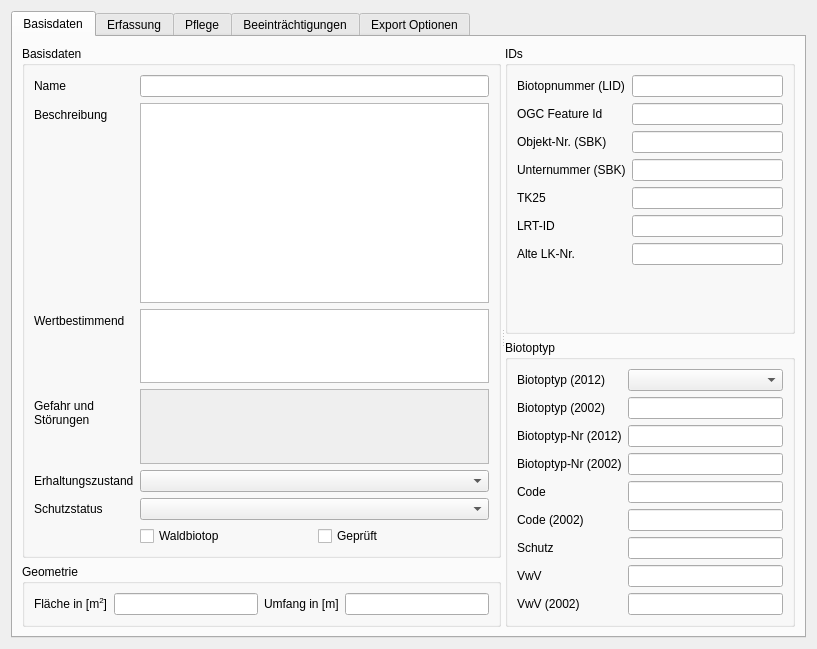
<?xml version="1.0" encoding="UTF-8"?>
<ui version="4.0">
 <class>Form</class>
 <widget class="QWidget" name="Form">
  <property name="geometry">
   <rect>
    <x>0</x>
    <y>0</y>
    <width>817</width>
    <height>649</height>
   </rect>
  </property>
  <property name="windowTitle">
   <string>Form</string>
  </property>
  <layout class="QVBoxLayout" name="verticalLayout_18">
   <item>
    <widget class="QTabWidget" name="tabWidget">
     <property name="currentIndex">
      <number>0</number>
     </property>
     <property name="tabsClosable">
      <bool>false</bool>
     </property>
     <property name="movable">
      <bool>false</bool>
     </property>
     <widget class="QWidget" name="tab">
      <attribute name="title">
       <string>Basisdaten</string>
      </attribute>
      <layout class="QVBoxLayout" name="verticalLayout_4">
       <item>
        <widget class="QSplitter" name="splitter">
         <property name="orientation">
          <enum>Qt::Horizontal</enum>
         </property>
         <widget class="QWidget" name="layoutWidget">
          <layout class="QVBoxLayout" name="verticalLayout">
           <item>
            <widget class="QGroupBox" name="groupBox">
             <property name="title">
              <string>Basisdaten</string>
             </property>
             <layout class="QFormLayout" name="formLayout">
              <item row="0" column="0">
               <widget class="QLabel" name="label">
                <property name="text">
                 <string>Name</string>
                </property>
               </widget>
              </item>
              <item row="0" column="1">
               <widget class="QLineEdit" name="name"/>
              </item>
              <item row="1" column="0">
               <widget class="QLabel" name="label_2">
                <property name="text">
                 <string>Beschreibung</string>
                </property>
               </widget>
              </item>
              <item row="1" column="1">
               <widget class="QPlainTextEdit" name="beschreibung">
                <property name="minimumSize">
                 <size>
                  <width>250</width>
                  <height>200</height>
                 </size>
                </property>
               </widget>
              </item>
              <item row="2" column="0">
               <widget class="QLabel" name="label_4">
                <property name="text">
                 <string>Wertbestimmend</string>
                </property>
               </widget>
              </item>
              <item row="2" column="1">
               <widget class="QPlainTextEdit" name="wertbestimmend">
                <property name="minimumSize">
                 <size>
                  <width>250</width>
                  <height>50</height>
                 </size>
                </property>
               </widget>
              </item>
              <item row="3" column="0">
               <widget class="QLabel" name="label_8">
                <property name="text">
                 <string>&lt;html&gt;&lt;head/&gt;&lt;body&gt;&lt;p&gt;Gefahr und&lt;br/&gt;Störungen&lt;/p&gt;&lt;/body&gt;&lt;/html&gt;</string>
                </property>
               </widget>
              </item>
              <item row="3" column="1">
               <widget class="QPlainTextEdit" name="plainTextEditStoerungUndGefahr">
                <property name="enabled">
                 <bool>false</bool>
                </property>
                <property name="minimumSize">
                 <size>
                  <width>0</width>
                  <height>50</height>
                 </size>
                </property>
               </widget>
              </item>
              <item row="4" column="0">
               <widget class="QLabel" name="label_3">
                <property name="text">
                 <string>Erhaltungszustand</string>
                </property>
               </widget>
              </item>
              <item row="4" column="1">
               <widget class="QComboBox" name="erhaltungszustand"/>
              </item>
              <item row="5" column="0">
               <widget class="QLabel" name="label_5">
                <property name="text">
                 <string>Schutzstatus</string>
                </property>
               </widget>
              </item>
              <item row="5" column="1">
               <widget class="QComboBox" name="schutzstatus"/>
              </item>
              <item row="6" column="1">
               <layout class="QHBoxLayout" name="horizontalLayout">
                <item>
                 <widget class="QCheckBox" name="waldbiotop">
                  <property name="text">
                   <string>Waldbiotop</string>
                  </property>
                 </widget>
                </item>
                <item>
                 <widget class="QCheckBox" name="geprueft">
                  <property name="text">
                   <string>Geprüft</string>
                  </property>
                 </widget>
                </item>
               </layout>
              </item>
             </layout>
            </widget>
           </item>
           <item>
            <widget class="QGroupBox" name="groupBox_4">
             <property name="title">
              <string>Geometrie</string>
             </property>
             <layout class="QHBoxLayout" name="horizontalLayout_2">
              <item>
               <widget class="QLabel" name="label_9">
                <property name="text">
                 <string>&lt;html&gt;&lt;head/&gt;&lt;body&gt;&lt;p&gt;Fläche in [m&lt;span style=&quot; vertical-align:super;&quot;&gt;2&lt;/span&gt;]&lt;/p&gt;&lt;/body&gt;&lt;/html&gt;</string>
                </property>
               </widget>
              </item>
              <item>
               <widget class="QLineEdit" name="lineEditFlaeche">
                <property name="enabled">
                 <bool>true</bool>
                </property>
                <property name="frame">
                 <bool>true</bool>
                </property>
                <property name="readOnly">
                 <bool>true</bool>
                </property>
               </widget>
              </item>
              <item>
               <widget class="QLabel" name="label_10">
                <property name="text">
                 <string>Umfang in [m]</string>
                </property>
               </widget>
              </item>
              <item>
               <widget class="QLineEdit" name="lineEditUmfang">
                <property name="frame">
                 <bool>true</bool>
                </property>
                <property name="readOnly">
                 <bool>true</bool>
                </property>
               </widget>
              </item>
             </layout>
            </widget>
           </item>
          </layout>
         </widget>
         <widget class="QWidget" name="layoutWidget">
          <layout class="QVBoxLayout" name="verticalLayout_3">
           <item>
            <widget class="QGroupBox" name="groupBox_2">
             <property name="title">
              <string>IDs</string>
             </property>
             <layout class="QFormLayout" name="formLayout_2">
              <item row="0" column="0">
               <widget class="QLabel" name="label_14">
                <property name="text">
                 <string>Biotopnummer (LID)</string>
                </property>
               </widget>
              </item>
              <item row="0" column="1">
               <widget class="QLineEdit" name="objnr"/>
              </item>
              <item row="1" column="0">
               <widget class="QLabel" name="label_11">
                <property name="text">
                 <string>OGC Feature Id</string>
                </property>
               </widget>
              </item>
              <item row="1" column="1">
               <widget class="QLineEdit" name="ogc_fid"/>
              </item>
              <item row="2" column="0">
               <widget class="QLabel" name="label_12">
                <property name="text">
                 <string>Objekt-Nr. (SBK)</string>
                </property>
               </widget>
              </item>
              <item row="2" column="1">
               <widget class="QLineEdit" name="objnr_sbk"/>
              </item>
              <item row="3" column="0">
               <widget class="QLabel" name="label_13">
                <property name="text">
                 <string>Unternummer (SBK)</string>
                </property>
               </widget>
              </item>
              <item row="3" column="1">
               <widget class="QLineEdit" name="unr"/>
              </item>
              <item row="4" column="0">
               <widget class="QLabel" name="label_16">
                <property name="text">
                 <string>TK25</string>
                </property>
               </widget>
              </item>
              <item row="4" column="1">
               <widget class="QLineEdit" name="tk25"/>
              </item>
              <item row="5" column="0">
               <widget class="QLabel" name="label_15">
                <property name="text">
                 <string>LRT-ID</string>
                </property>
               </widget>
              </item>
              <item row="5" column="1">
               <widget class="QLineEdit" name="lrt_id"/>
              </item>
              <item row="6" column="0">
               <widget class="QLabel" name="label_17">
                <property name="text">
                 <string>Alte LK-Nr.</string>
                </property>
               </widget>
              </item>
              <item row="6" column="1">
               <widget class="QLineEdit" name="objnr_landkreise"/>
              </item>
             </layout>
            </widget>
           </item>
           <item>
            <widget class="QGroupBox" name="groupBox_3">
             <property name="title">
              <string>Biotoptyp</string>
             </property>
             <layout class="QFormLayout" name="formLayout_3">
              <item row="0" column="0">
               <widget class="QLabel" name="label_18">
                <property name="text">
                 <string>Biotoptyp (2012)</string>
                </property>
               </widget>
              </item>
              <item row="0" column="1">
               <widget class="QComboBox" name="biotoptyp2_art_nr"/>
              </item>
              <item row="1" column="0">
               <widget class="QLabel" name="label_19">
                <property name="text">
                 <string>Biotoptyp (2002)</string>
                </property>
               </widget>
              </item>
              <item row="2" column="0">
               <widget class="QLabel" name="label_39">
                <property name="text">
                 <string>Biotoptyp-Nr (2012)</string>
                </property>
               </widget>
              </item>
              <item row="2" column="1">
               <widget class="QLineEdit" name="biotoptyp2_art_nr_orig">
                <property name="readOnly">
                 <bool>true</bool>
                </property>
               </widget>
              </item>
              <item row="3" column="0">
               <widget class="QLabel" name="label_34">
                <property name="text">
                 <string>Biotoptyp-Nr (2002)</string>
                </property>
               </widget>
              </item>
              <item row="3" column="1">
               <widget class="QLineEdit" name="biotoptyp_art_nr_orig">
                <property name="readOnly">
                 <bool>true</bool>
                </property>
               </widget>
              </item>
              <item row="4" column="0">
               <widget class="QLabel" name="label_35">
                <property name="text">
                 <string>Code</string>
                </property>
               </widget>
              </item>
              <item row="4" column="1">
               <widget class="QLineEdit" name="lineEditCode2010">
                <property name="readOnly">
                 <bool>true</bool>
                </property>
               </widget>
              </item>
              <item row="5" column="0">
               <widget class="QLabel" name="label_36">
                <property name="text">
                 <string>Code (2002)</string>
                </property>
               </widget>
              </item>
              <item row="5" column="1">
               <widget class="QLineEdit" name="lineEditCode2002">
                <property name="readOnly">
                 <bool>true</bool>
                </property>
               </widget>
              </item>
              <item row="6" column="0">
               <widget class="QLabel" name="label_41">
                <property name="text">
                 <string>Schutz</string>
                </property>
               </widget>
              </item>
              <item row="6" column="1">
               <widget class="QLineEdit" name="lineEditSchutz2010">
                <property name="readOnly">
                 <bool>true</bool>
                </property>
               </widget>
              </item>
              <item row="7" column="0">
               <widget class="QLabel" name="label_40">
                <property name="text">
                 <string>VwV</string>
                </property>
               </widget>
              </item>
              <item row="7" column="1">
               <widget class="QLineEdit" name="lineEditVwV2010">
                <property name="readOnly">
                 <bool>true</bool>
                </property>
               </widget>
              </item>
              <item row="8" column="0">
               <widget class="QLabel" name="label_38">
                <property name="text">
                 <string>VwV (2002)</string>
                </property>
               </widget>
              </item>
              <item row="8" column="1">
               <widget class="QLineEdit" name="lineEditVwV2002">
                <property name="readOnly">
                 <bool>true</bool>
                </property>
               </widget>
              </item>
              <item row="1" column="1">
               <widget class="QLineEdit" name="lineEditBiotopArtNr">
                <property name="readOnly">
                 <bool>true</bool>
                </property>
               </widget>
              </item>
             </layout>
            </widget>
           </item>
          </layout>
         </widget>
        </widget>
       </item>
      </layout>
     </widget>
     <widget class="QWidget" name="Erfassung">
      <attribute name="title">
       <string>Erfassung</string>
      </attribute>
      <layout class="QVBoxLayout" name="verticalLayout_17">
       <item>
        <layout class="QHBoxLayout" name="horizontalLayout_6">
         <item>
          <widget class="QGroupBox" name="groupBox_5">
           <property name="title">
            <string>Erfassung</string>
           </property>
           <layout class="QGridLayout" name="gridLayout">
            <item row="0" column="0">
             <layout class="QVBoxLayout" name="verticalLayout_7">
              <item>
               <widget class="QLabel" name="label_20">
                <property name="text">
                 <string>Kartierer</string>
                </property>
               </widget>
              </item>
              <item>
               <widget class="QComboBox" name="erfassung_wer">
                <property name="sizePolicy">
                 <sizepolicy hsizetype="Expanding" vsizetype="Fixed">
                  <horstretch>0</horstretch>
                  <verstretch>0</verstretch>
                 </sizepolicy>
                </property>
                <property name="minimumSize">
                 <size>
                  <width>200</width>
                  <height>0</height>
                 </size>
                </property>
               </widget>
              </item>
             </layout>
            </item>
            <item row="0" column="1">
             <layout class="QVBoxLayout" name="verticalLayout_6">
              <item>
               <widget class="QLabel" name="label_21">
                <property name="text">
                 <string>Kartierungsdatum</string>
                </property>
               </widget>
              </item>
              <item>
               <widget class="QgsDateTimeEdit" name="erfassung_wann"/>
              </item>
             </layout>
            </item>
            <item row="1" column="0" colspan="2">
             <layout class="QVBoxLayout" name="verticalLayout_5">
              <item>
               <widget class="QLabel" name="label_22">
                <property name="text">
                 <string>Herkunft der Daten</string>
                </property>
               </widget>
              </item>
              <item>
               <widget class="QPlainTextEdit" name="erfassung_bemerkung"/>
              </item>
             </layout>
            </item>
           </layout>
          </widget>
         </item>
         <item>
          <widget class="QGroupBox" name="groupBox_8">
           <property name="title">
            <string>Bekanntmachung</string>
           </property>
           <layout class="QGridLayout" name="gridLayout_2">
            <item row="0" column="0">
             <layout class="QVBoxLayout" name="verticalLayout_14">
              <item>
               <widget class="QLabel" name="label_29">
                <property name="text">
                 <string>bekanntgemacht von</string>
                </property>
               </widget>
              </item>
              <item>
               <widget class="QComboBox" name="bekanntmachung_wer">
                <property name="sizePolicy">
                 <sizepolicy hsizetype="Expanding" vsizetype="Fixed">
                  <horstretch>0</horstretch>
                  <verstretch>0</verstretch>
                 </sizepolicy>
                </property>
                <property name="minimumSize">
                 <size>
                  <width>200</width>
                  <height>0</height>
                 </size>
                </property>
               </widget>
              </item>
             </layout>
            </item>
            <item row="0" column="1">
             <layout class="QVBoxLayout" name="verticalLayout_15">
              <item>
               <widget class="QLabel" name="label_30">
                <property name="text">
                 <string>Bekanntmachungsdatum</string>
                </property>
               </widget>
              </item>
              <item>
               <widget class="QgsDateTimeEdit" name="bekanntmachung_wann"/>
              </item>
             </layout>
            </item>
            <item row="1" column="0" colspan="2">
             <layout class="QVBoxLayout" name="verticalLayout_16">
              <item>
               <widget class="QLabel" name="label_31">
                <property name="text">
                 <string>Bemerkungen</string>
                </property>
               </widget>
              </item>
              <item>
               <widget class="QPlainTextEdit" name="bekanntmachung_bemerkung"/>
              </item>
             </layout>
            </item>
           </layout>
          </widget>
         </item>
        </layout>
       </item>
       <item>
        <layout class="QHBoxLayout" name="horizontalLayout_7">
         <item>
          <widget class="QGroupBox" name="groupBox_6">
           <property name="title">
            <string>Bearbeitung</string>
           </property>
           <layout class="QGridLayout" name="gridLayout_3">
            <item row="0" column="0">
             <layout class="QVBoxLayout" name="verticalLayout_8">
              <item>
               <widget class="QLabel" name="label_23">
                <property name="text">
                 <string>Bearbeiter</string>
                </property>
               </widget>
              </item>
              <item>
               <widget class="QComboBox" name="bearbeitung_wer">
                <property name="sizePolicy">
                 <sizepolicy hsizetype="Expanding" vsizetype="Fixed">
                  <horstretch>0</horstretch>
                  <verstretch>0</verstretch>
                 </sizepolicy>
                </property>
                <property name="minimumSize">
                 <size>
                  <width>200</width>
                  <height>0</height>
                 </size>
                </property>
               </widget>
              </item>
             </layout>
            </item>
            <item row="0" column="1">
             <layout class="QVBoxLayout" name="verticalLayout_9">
              <item>
               <widget class="QLabel" name="label_24">
                <property name="text">
                 <string>Bearbeitungsdatum</string>
                </property>
               </widget>
              </item>
              <item>
               <widget class="QgsDateTimeEdit" name="bearbeitung_wann"/>
              </item>
             </layout>
            </item>
            <item row="1" column="0">
             <widget class="QLabel" name="label_37">
              <property name="text">
               <string>Grund der Änderung</string>
              </property>
             </widget>
            </item>
            <item row="3" column="0" colspan="2">
             <layout class="QVBoxLayout" name="verticalLayout_10">
              <item>
               <widget class="QLabel" name="label_25">
                <property name="text">
                 <string>Datenstand Bearbeitung</string>
                </property>
               </widget>
              </item>
              <item>
               <widget class="QPlainTextEdit" name="bearbeitung_bemerkung"/>
              </item>
             </layout>
            </item>
            <item row="2" column="0" colspan="2">
             <widget class="QComboBox" name="aenderungen"/>
            </item>
           </layout>
          </widget>
         </item>
         <item>
          <widget class="QGroupBox" name="groupBox_7">
           <property name="title">
            <string>Archivierung</string>
           </property>
           <layout class="QGridLayout" name="gridLayout_4">
            <item row="0" column="0">
             <layout class="QVBoxLayout" name="verticalLayout_11">
              <item>
               <widget class="QLabel" name="label_26">
                <property name="text">
                 <string>archiviert von</string>
                </property>
               </widget>
              </item>
              <item>
               <widget class="QLineEdit" name="loeschung_wer">
                <property name="minimumSize">
                 <size>
                  <width>200</width>
                  <height>0</height>
                 </size>
                </property>
               </widget>
              </item>
             </layout>
            </item>
            <item row="0" column="1">
             <layout class="QVBoxLayout" name="verticalLayout_12">
              <item>
               <widget class="QLabel" name="label_27">
                <property name="text">
                 <string>Datum der Archivierung</string>
                </property>
               </widget>
              </item>
              <item>
               <widget class="QgsDateTimeEdit" name="loeschung_wann"/>
              </item>
             </layout>
            </item>
            <item row="1" column="0" colspan="2">
             <layout class="QVBoxLayout" name="verticalLayout_13">
              <item>
               <widget class="QLabel" name="label_28">
                <property name="text">
                 <string>Grund der Archivierung</string>
                </property>
               </widget>
              </item>
              <item>
               <widget class="QPlainTextEdit" name="loeschung_bemerkung"/>
              </item>
             </layout>
            </item>
           </layout>
          </widget>
         </item>
        </layout>
       </item>
      </layout>
     </widget>
     <widget class="QWidget" name="Pflege">
      <attribute name="title">
       <string>Pflege</string>
      </attribute>
      <layout class="QVBoxLayout" name="verticalLayout_24">
       <item>
        <layout class="QHBoxLayout" name="horizontalLayout_3">
         <item>
          <layout class="QVBoxLayout" name="verticalLayout_2">
           <item>
            <widget class="QLabel" name="label_6">
             <property name="text">
              <string>Pflegezustand</string>
             </property>
            </widget>
           </item>
           <item>
            <widget class="QComboBox" name="pflege_zustand"/>
           </item>
          </layout>
         </item>
         <item>
          <widget class="QCheckBox" name="pflege_bedarf">
           <property name="text">
            <string>Pflegebedarf</string>
           </property>
          </widget>
         </item>
        </layout>
       </item>
       <item>
        <layout class="QVBoxLayout" name="verticalLayout_20">
         <item>
          <widget class="QLabel" name="label_33">
           <property name="text">
            <string>Pflegemaßnahmen</string>
           </property>
          </widget>
         </item>
         <item>
          <widget class="QTableWidget" name="pflege"/>
         </item>
        </layout>
       </item>
       <item>
        <layout class="QVBoxLayout" name="verticalLayout_21">
         <item>
          <widget class="QLabel" name="label_7">
           <property name="text">
            <string>Hinweise zur Pflege</string>
           </property>
          </widget>
         </item>
         <item>
          <widget class="QPlainTextEdit" name="pflege_entwicklung"/>
         </item>
        </layout>
       </item>
      </layout>
     </widget>
     <widget class="QWidget" name="tab_2">
      <attribute name="title">
       <string>Beeinträchtigungen</string>
      </attribute>
      <layout class="QVBoxLayout" name="verticalLayout_23">
       <item>
        <layout class="QVBoxLayout" name="verticalLayout_22">
         <item>
          <widget class="QLabel" name="label_32">
           <property name="text">
            <string>Beeinträchtigungen</string>
           </property>
          </widget>
         </item>
         <item>
          <widget class="QTableWidget" name="beeintraechtigung_ids"/>
         </item>
        </layout>
       </item>
      </layout>
     </widget>
     <widget class="QWidget" name="export">
      <attribute name="title">
       <string>Export Optionen</string>
      </attribute>
      <layout class="QVBoxLayout" name="verticalLayout_28">
       <item>
        <widget class="QSplitter" name="splitter_3">
         <property name="orientation">
          <enum>Qt::Vertical</enum>
         </property>
         <widget class="QWidget" name="layoutWidget">
          <layout class="QVBoxLayout" name="verticalLayout_25">
           <item>
            <widget class="QTableWidget" name="tableWidgetCsvExport">
             <property name="minimumSize">
              <size>
               <width>0</width>
               <height>100</height>
              </size>
             </property>
             <property name="maximumSize">
              <size>
               <width>16777215</width>
               <height>100</height>
              </size>
             </property>
            </widget>
           </item>
           <item>
            <layout class="QHBoxLayout" name="horizontalLayout_4">
             <item>
              <spacer name="horizontalSpacer">
               <property name="orientation">
                <enum>Qt::Horizontal</enum>
               </property>
               <property name="sizeHint" stdset="0">
                <size>
                 <width>40</width>
                 <height>20</height>
                </size>
               </property>
              </spacer>
             </item>
             <item>
              <widget class="QPushButton" name="pushButtonCsvExport">
               <property name="text">
                <string>Exportiere CSV</string>
               </property>
              </widget>
             </item>
            </layout>
           </item>
          </layout>
         </widget>
         <widget class="QWidget" name="layoutWidget">
          <layout class="QVBoxLayout" name="verticalLayout_27">
           <item>
            <widget class="QTextBrowser" name="textBrowserPdfExport">
             <property name="minimumSize">
              <size>
               <width>0</width>
               <height>400</height>
              </size>
             </property>
            </widget>
           </item>
           <item>
            <layout class="QHBoxLayout" name="horizontalLayout_5">
             <item>
              <spacer name="horizontalSpacer_2">
               <property name="orientation">
                <enum>Qt::Horizontal</enum>
               </property>
               <property name="sizeHint" stdset="0">
                <size>
                 <width>40</width>
                 <height>20</height>
                </size>
               </property>
              </spacer>
             </item>
             <item>
              <widget class="QPushButton" name="pushButtonCreateHtml">
               <property name="text">
                <string>Erzeuge Vorschau</string>
               </property>
              </widget>
             </item>
             <item>
              <widget class="QPushButton" name="pushButtonExportHtml">
               <property name="text">
                <string>Exportiere HTML</string>
               </property>
              </widget>
             </item>
            </layout>
           </item>
          </layout>
         </widget>
        </widget>
       </item>
      </layout>
     </widget>
    </widget>
   </item>
  </layout>
 </widget>
 <customwidgets>
  <customwidget>
   <class>QgsDateTimeEdit</class>
   <extends>QDateTimeEdit</extends>
   <header>qgsdatetimeedit.h</header>
  </customwidget>
 </customwidgets>
 <resources/>
 <connections/>
</ui>
